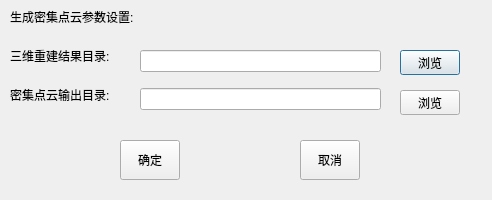
<?xml version="1.0" encoding="UTF-8"?>
<ui version="4.0">
 <class>Dialog_DensifyPointCloud</class>
 <widget class="QDialog" name="Dialog_DensifyPointCloud">
  <property name="geometry">
   <rect>
    <x>0</x>
    <y>0</y>
    <width>492</width>
    <height>200</height>
   </rect>
  </property>
  <property name="windowTitle">
   <string>Dialog</string>
  </property>
  <widget class="QWidget" name="verticalLayoutWidget">
   <property name="geometry">
    <rect>
     <x>10</x>
     <y>0</y>
     <width>160</width>
     <height>111</height>
    </rect>
   </property>
   <layout class="QVBoxLayout" name="verticalLayout">
    <item>
     <widget class="QLabel" name="label">
      <property name="text">
       <string>生成密集点云参数设置:</string>
      </property>
     </widget>
    </item>
    <item>
     <widget class="QLabel" name="label_2">
      <property name="text">
       <string>三维重建结果目录:</string>
      </property>
     </widget>
    </item>
    <item>
     <widget class="QLabel" name="label_3">
      <property name="text">
       <string>密集点云输出目录:</string>
      </property>
     </widget>
    </item>
   </layout>
  </widget>
  <widget class="QWidget" name="verticalLayoutWidget_2">
   <property name="geometry">
    <rect>
     <x>140</x>
     <y>40</y>
     <width>241</width>
     <height>80</height>
    </rect>
   </property>
   <layout class="QVBoxLayout" name="verticalLayout_2">
    <item>
     <widget class="QLineEdit" name="lineEdit_inputDir"/>
    </item>
    <item>
     <widget class="QLineEdit" name="lineEdit_OutputDir"/>
    </item>
   </layout>
  </widget>
  <widget class="QPushButton" name="pushButton_browseInputDir">
   <property name="geometry">
    <rect>
     <x>400</x>
     <y>50</y>
     <width>60</width>
     <height>25</height>
    </rect>
   </property>
   <property name="text">
    <string>浏览</string>
   </property>
  </widget>
  <widget class="QPushButton" name="pushButton_browseOutputDir">
   <property name="geometry">
    <rect>
     <x>400</x>
     <y>90</y>
     <width>60</width>
     <height>25</height>
    </rect>
   </property>
   <property name="text">
    <string>浏览</string>
   </property>
  </widget>
  <widget class="QPushButton" name="btn_CONFIRM">
   <property name="geometry">
    <rect>
     <x>120</x>
     <y>140</y>
     <width>60</width>
     <height>40</height>
    </rect>
   </property>
   <property name="text">
    <string>确定</string>
   </property>
  </widget>
  <widget class="QPushButton" name="btn_CANCEL">
   <property name="geometry">
    <rect>
     <x>300</x>
     <y>140</y>
     <width>60</width>
     <height>40</height>
    </rect>
   </property>
   <property name="text">
    <string>取消</string>
   </property>
  </widget>
 </widget>
 <resources/>
 <connections/>
</ui>
